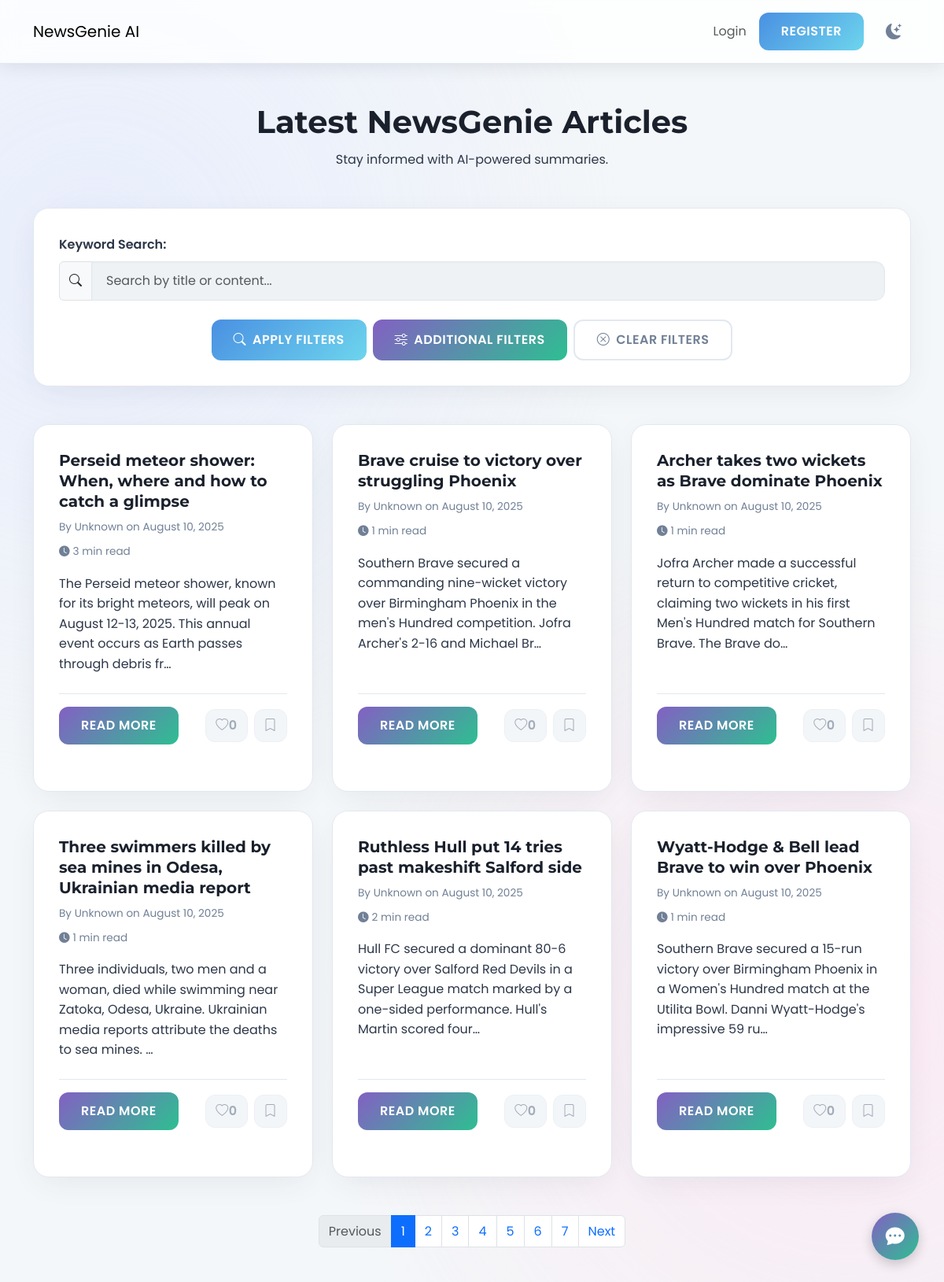
/articles/, run on an earlier commit of the app's database.
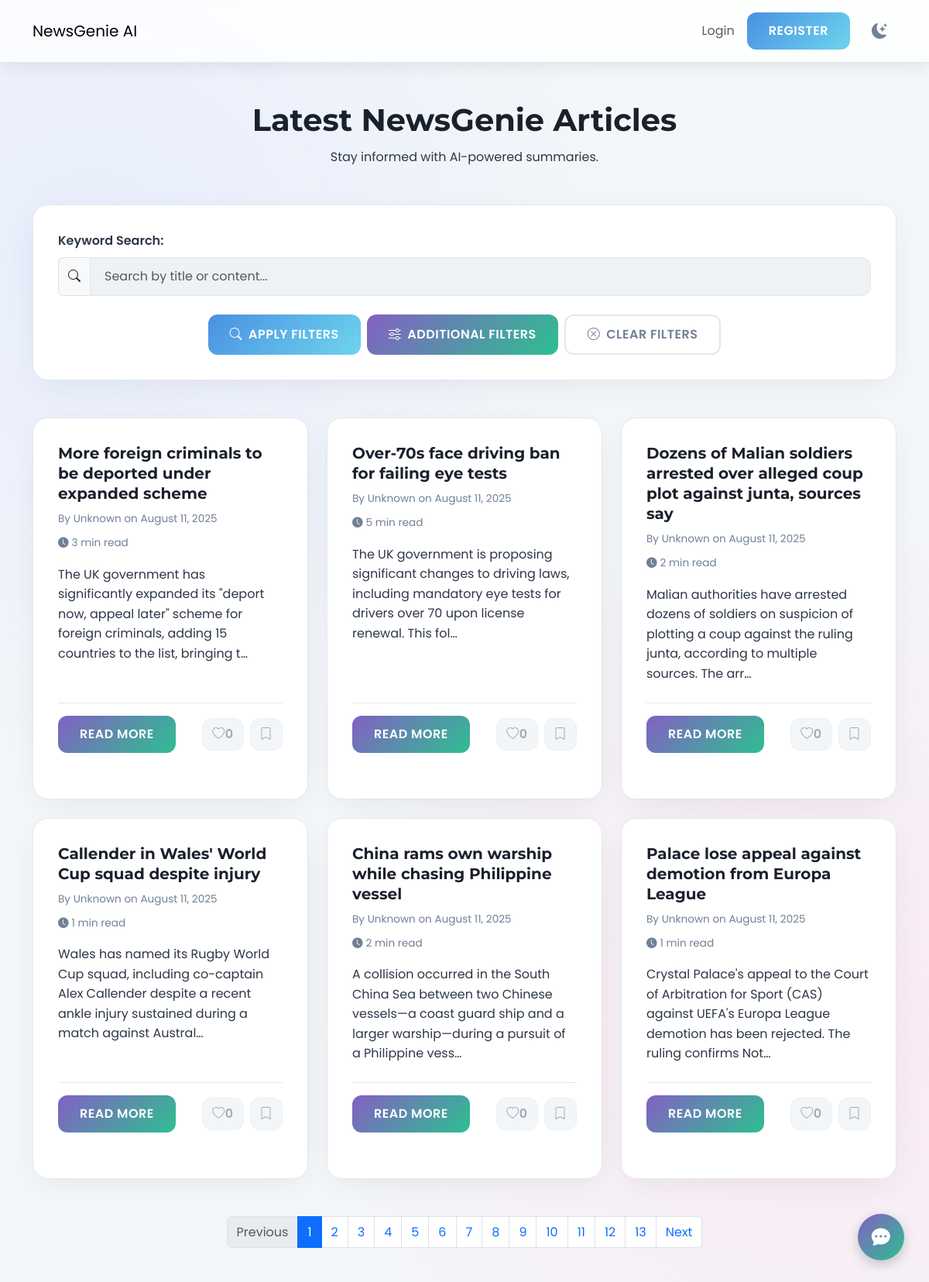
And on a later commit of the database.
### news/models.py (models this page shows, shortened)
class Article(models.Model):
    title = models.CharField(max_length=255)
    author = models.CharField(max_length=100, default="Unknown")
    content = models.TextField()
    url = models.URLField(unique=True)
    source = models.CharField(max_length=100)
    published_at = models.DateTimeField()
    summary = models.TextField(blank=True, null=True)
    category = models.ManyToManyField(Category, related_name='articles')
    approved = models.BooleanField(default=False)
    audio_file = models.FileField(upload_to='news_audio/', blank=True, null=True)
    reading_time = models.PositiveIntegerField(default=0, help_text="Estimated reading time in minutes")
    is_spotlighted = models.BooleanField(default=False, help_text="Check this to feature this article on the articles page.")
    @property
    def total_likes(self):
        return self.likes.count()
    def approved_status(self):
        return self.approved
    approved_status.boolean = True
    approved_status.short_description = "Approved"

### news/views.py (the view)
# urls.py: path('articles/', views.article_list, name="article_list"), # MODIFIED: Articles page moved to /articles/
@cache_page(60 * 15)
def article_list(request):
    category_filter = request.GET.get("category", "All")
    query = request.GET.get("q", "")
    start_date_str = request.GET.get("start_date")
    end_date_str = request.GET.get("end_date")
    min_likes_str = request.GET.get("min_likes")
    min_comments_str = request.GET.get("min_comments")
    sort_by = request.GET.get("sort_by", "-published_at")
    articles = Article.objects.filter(approved=True)
    if category_filter and category_filter != "All":
        articles = articles.filter(category__name__iexact=category_filter)
    if query:
        articles = articles.filter(Q(title__icontains=query) | Q(content__icontains=query))
    if start_date_str:
        try:
            start_date = datetime.strptime(start_date_str, '%Y-%m-%d').date()
            articles = articles.filter(published_at__date__gte=start_date)
        except ValueError:
            pass
    if end_date_str:
        try:
            end_date = datetime.strptime(end_date_str, '%Y-%m-%d').date()
            articles = articles.filter(published_at__date__lte=end_date)
        except ValueError:
            pass
    if min_likes_str or min_comments_str or sort_by in ["most_popular_likes", "most_popular_comments"]:
        articles = articles.annotate(
            like_count=Count('likes', distinct=True),
            comment_count=Count('comments', distinct=True)
        )
    if min_likes_str:
        try:
            min_likes = int(min_likes_str)
            articles = articles.filter(like_count__gte=min_likes)
        except (ValueError, TypeError):
            pass
    if min_comments_str:
        try:
            min_comments = int(min_comments_str)
            articles = articles.filter(comment_count__gte=min_comments)
        except (ValueError, TypeError):
            pass
    if sort_by == "most_popular_likes":
        articles = articles.order_by('-like_count', '-published_at')
    elif sort_by == "most_popular_comments":
        articles = articles.order_by('-comment_count', '-published_at')
    else:
        articles = articles.order_by(sort_by)
    paginator = Paginator(articles, 6)
    page_number = request.GET.get("page")
    page_obj = paginator.get_page(page_number)
    if request.user.is_authenticated:
        page_article_ids = [article.id for article in page_obj]
        liked_articles_ids = set(ArticleLike.objects.filter(user=request.user, article__id__in=page_article_ids).values_list('article__id', flat=True))
        bookmarked_articles_ids = set(Bookmark.objects.filter(user=request.user, article__id__in=page_article_ids).values_list('article__id', flat=True))
        for article in page_obj:
            article.is_liked_by_user = article.id in liked_articles_ids
            article.is_bookmarked_by_user = article.id in bookmarked_articles_ids
    else:
        for article in page_obj:
            article.is_liked_by_user = False
            article.is_bookmarked_by_user = False
    categories = Category.objects.all()
    context = {
        "articles": page_obj,
        "categories": categories,
        "current_category": category_filter,
        "search_query": query,
        "start_date": start_date_str,
        "end_date": end_date_str,
        "min_likes": min_likes_str,
        "min_comments": min_comments_str,
        "sort_by": sort_by,
        "is_paginated": page_obj.has_other_pages(),
        "page_obj": page_obj,
    }
    return render(request, "news/article_list.html", context)

### news/templatetags/custom_filters.py (called while the page is built)
@register.simple_tag(takes_context=True)
def url_replace(context, **kwargs):
    d = context['request'].GET.copy()
    for k, v in kwargs.items():
        d[k] = v
    for k in [key for key, value in d.items() if not value]:
        del d[k]
    return d.urlencode() # Use urlencode directly from QueryDict

### news/templates/news/article_list.html (shortened to what the changed rows need)
{% extends 'news/base.html' %}
{% load static %}
{% load custom_filters %}
{% block content %}
<div class="page-header-section text-center mb-5">
    <h1 class="page-title-heading">Latest NewsGenie Articles</h1>
</div>
<div class="row row-cols-1 row-cols-md-2 row-cols-lg-3 g-4 article-grid">
    {% for article in articles %}
    <div class="col">
        <div class="app-card article-card h-100">
            <div class="card-body d-flex flex-column">
                <h5 class="card-title-article">{{ article.title }}</h5>
                <div class="card-meta-info">
                    <span>By {{ article.author }} on {{ article.published_at|date:"F d, Y" }}</span>
                    <span class="reading-time"><i class="bi bi-clock-fill"></i> {{ article.reading_time }} min read</span>
                </div>
                <p class="card-text-summary">{{ article.summary|default:article.content|truncatechars:150 }}</p>
                <div class="article-actions">
                    <a href="{% url 'news:detail' article.pk %}" class="btn app-btn read-more-btn">Read More</a>
                    <div class="d-flex gap-2 button-group-actions">
                        <button class="btn app-btn icon-btn like-btn {% if article.is_liked_by_user %}liked{% endif %}" data-article-id="{{ article.pk }}" {% if not user.is_authenticated %}disabled title="Login to like" {% endif %}>
                            <i class="bi {% if article.is_liked_by_user %}bi-heart-fill{% else %}bi-heart{% endif %}"></i>
                            <span class="like-count">{{ article.total_likes }}</span>
                        </button>
                        <button class="btn app-btn icon-btn bookmark-btn {% if article.is_bookmarked_by_user %}bookmarked{% endif %}" data-article-id="{{ article.pk }}" {% if not user.is_authenticated %}disabled title="Login to bookmark" {% endif %}>
                            <i class="bi {% if article.is_bookmarked_by_user %}bi-bookmark-fill{% else %}bi-bookmark{% endif %}"></i>
                        </button>
                    </div>
                </div>
            </div>
            <div class="card-footer article-card-footer">
                {% for category in article.category.all %}
                    <span class="badge category-pill-small me-1">{{ category.name }}</span>
                {% endfor %}
            </div>
        </div>
    </div>
    {% empty %}
    <div class="col-12 text-center py-5">
        <p class="lead">No articles found matching your criteria.</p>
    </div>
    {% endfor %}
</div>
{% if articles.has_other_pages %}
<nav aria-label="Page navigation" class="mt-5">
    <ul class="pagination justify-content-center app-pagination">
        {% for i in articles.paginator.page_range %}
            {% if articles.number == i %}
                <li class="page-item active"><span class="page-link">{{ i }}</span></li>
            {% else %}
                <li class="page-item">
                    <a class="page-link" href="?{% url_replace page=i %}">{{ i }}</a>
                </li>
            {% endif %}
        {% endfor %}
    </ul>
</nav>
{% endif %}
{% endblock %}

What changed in the data, as far as the page shows it:
no longer on this page (row unchanged): Article: title "Perseid meteor shower: When, where and how to catch a glimpse", author "Unknown", published_at "August 10, 2025", reading_time "3", summary "The Perseid meteor shower, known for its bright meteors, will peak on August 12-13, 2025. This annual event occurs as Earth passes through debris fr…", total_likes "0"
no longer on this page (row unchanged): Article: title "Brave cruise to victory over struggling Phoenix", author "Unknown", published_at "August 10, 2025", reading_time "1", summary "Southern Brave secured a commanding nine-wicket victory over Birmingham Phoenix in the men's Hundred competition. Jofra Archer's 2-16 and Michael Br…", total_likes "0"
no longer on this page (row unchanged): Article: title "Archer takes two wickets as Brave dominate Phoenix", author "Unknown", published_at "August 10, 2025", reading_time "1", summary "Jofra Archer made a successful return to competitive cricket, claiming two wickets in his first Men's Hundred match for Southern Brave. The Brave do…", total_likes "0"
no longer on this page (row unchanged): Article: title "Three swimmers killed by sea mines in Odesa, Ukrainian media report", author "Unknown", published_at "August 10, 2025", reading_time "1", summary "Three individuals, two men and a woman, died while swimming near Zatoka, Odesa, Ukraine. Ukrainian media reports attribute the deaths to sea mines. …", total_likes "0"
no longer on this page (row unchanged): Article: title "Ruthless Hull put 14 tries past makeshift Salford side", author "Unknown", published_at "August 10, 2025", reading_time "2", summary "Hull FC secured a dominant 80-6 victory over Salford Red Devils in a Super League match marked by a one-sided performance. Hull's Martin scored four…", total_likes "0"
no longer on this page (row unchanged): Article: title "Wyatt-Hodge & Bell lead Brave to win over Phoenix", author "Unknown", published_at "August 10, 2025", reading_time "1", summary "Southern Brave secured a 15-run victory over Birmingham Phoenix in a Women's Hundred match at the Utilita Bowl. Danni Wyatt-Hodge's impressive 59 ru…", total_likes "0"
added Article: title "More foreign criminals to be deported under expanded scheme", author "Unknown", published_at "August 11, 2025", reading_time "3", summary "The UK government has significantly expanded its \"deport now, appeal later\" scheme for foreign criminals, adding 15 countries to the list, bringing t…", total_likes "0"
added Article: title "Over-70s face driving ban for failing eye tests", author "Unknown", published_at "August 11, 2025", reading_time "5", summary "The UK government is proposing significant changes to driving laws, including mandatory eye tests for drivers over 70 upon license renewal. This fol…", total_likes "0"
added Article: title "Dozens of Malian soldiers arrested over alleged coup plot against junta, sources say", author "Unknown", published_at "August 11, 2025", reading_time "2", summary "Malian authorities have arrested dozens of soldiers on suspicion of plotting a coup against the ruling junta, according to multiple sources. The arr…", total_likes "0"
added Article: title "Callender in Wales' World Cup squad despite injury", author "Unknown", published_at "August 11, 2025", reading_time "1", summary "Wales has named its Rugby World Cup squad, including co-captain Alex Callender despite a recent ankle injury sustained during a match against Austral…", total_likes "0"
added Article: title "China rams own warship while chasing Philippine vessel", author "Unknown", published_at "August 11, 2025", reading_time "2", summary "A collision occurred in the South China Sea between two Chinese vessels—a coast guard ship and a larger warship—during a pursuit of a Philippine vess…", total_likes "0"
added Article: title "Palace lose appeal against demotion from Europa League", author "Unknown", published_at "August 11, 2025", reading_time "1", summary "Crystal Palace's appeal to the Court of Arbitration for Sport (CAS) against UEFA's Europa League demotion has been rejected. The ruling confirms Not…", total_likes "0"
Also different on the page:
new list line: "8"
new list line: "9"
new list line: "10"
new list line: "11"
new list line: "12"
new list line: "13"
